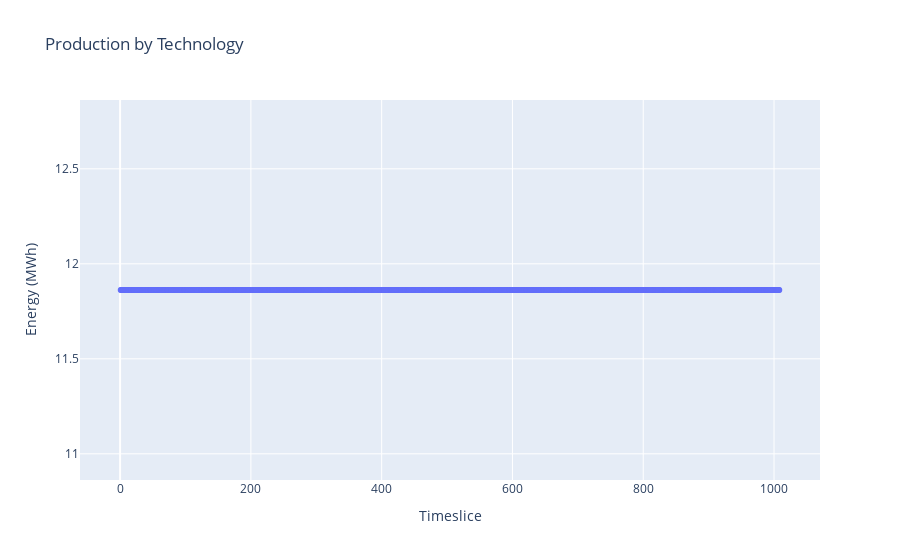
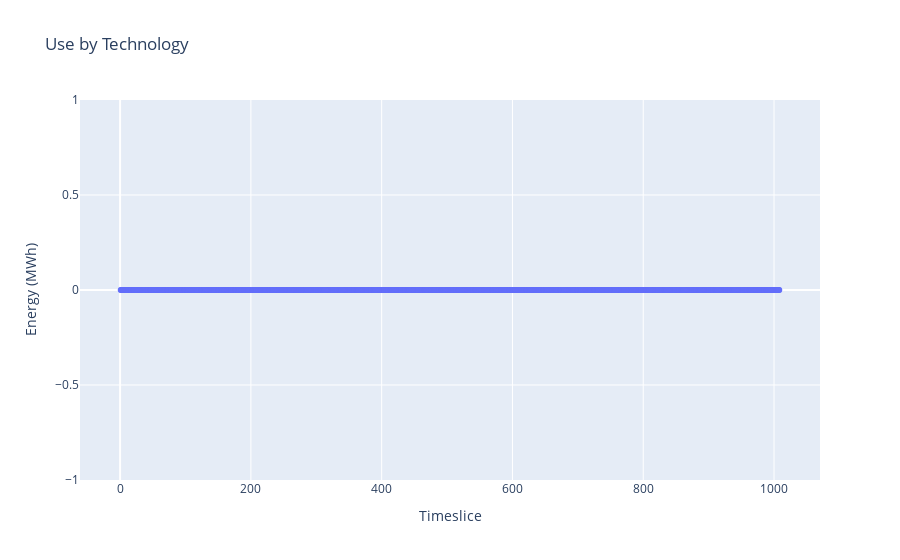
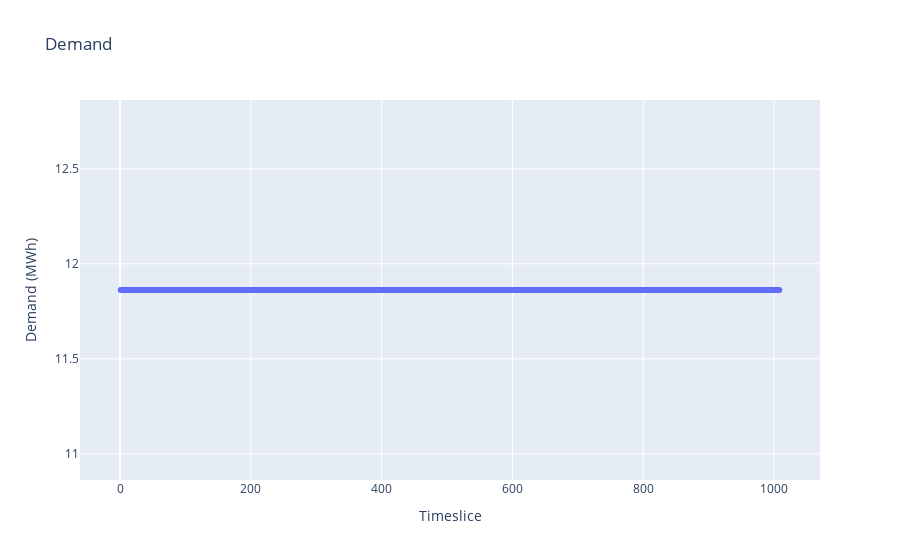

Source (notebook cell) for these figures, in order:
### Markdown cell above
## 5.4 Generate Plots

### Code cell
generate_interactive_plots_gen(production_by_technology,data_version,'Production by Technology','results/visuals')
generate_interactive_plots_gen(use_by_technology,data_version,'Use by Technology','results/visuals')
generate_interactive_plots_dem(demand,data_version,'Demand','results/visuals')

### Figure 1 — Plotly figure (JSON) as saved in the notebook; plotly's stock layout.template omitted (floating-point values rounded to 4 significant figures; data arrays with more than 128 entries replaced by an {"elided": "..."} marker saying what was removed)
{"data": [{"mode": "lines+markers", "name": "GRID", "type": "scatter", "x": {"elided": "1008 int values"}, "y": {"elided": "1008 float values"}}], "layout": {"legend": {"title": {"text": "Technology"}}, "title": {"text": "Production by Technology"}, "xaxis": {"title": {"text": "Timeslice"}}, "yaxis": {"title": {"text": "Energy (MWh)"}}}}

### Figure 2 — Plotly figure (JSON) as saved in the notebook; plotly's stock layout.template omitted (floating-point values rounded to 4 significant figures; data arrays with more than 128 entries replaced by an {"elided": "..."} marker saying what was removed)
{"data": [{"mode": "lines+markers", "name": "GRID", "type": "scatter", "x": {"elided": "1008 int values"}, "y": {"elided": "1008 int values"}}], "layout": {"legend": {"title": {"text": "Technology"}}, "title": {"text": "Use by Technology"}, "xaxis": {"title": {"text": "Timeslice"}}, "yaxis": {"title": {"text": "Energy (MWh)"}}}}

### Figure 3 — Plotly figure (JSON) as saved in the notebook; plotly's stock layout.template omitted (floating-point values rounded to 4 significant figures; data arrays with more than 128 entries replaced by an {"elided": "..."} marker saying what was removed)
{"data": [{"mode": "lines+markers", "name": "EL01", "type": "scatter", "x": {"elided": "1008 int values"}, "y": {"elided": "1008 float values"}}], "layout": {"legend": {"title": {"text": "Fuel"}}, "title": {"text": "Demand"}, "xaxis": {"title": {"text": "Timeslice"}}, "yaxis": {"title": {"text": "Demand (MWh)"}}}}
